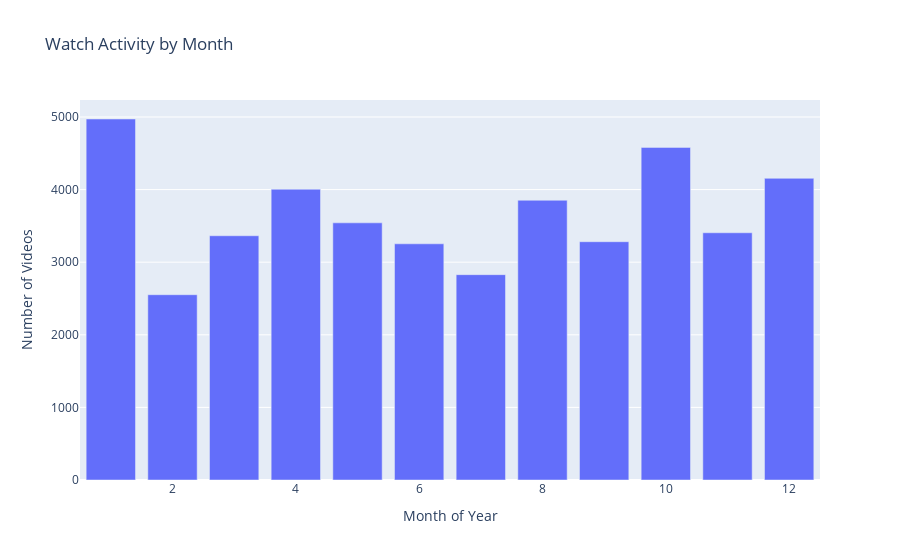

Here is the notebook cell this chart was saved with:
### Code cell
# Visualizes the watch activity by month using Plotly Express
fig = px.bar(
    monthly_df, # Use the monthly DataFrame for plotting
    x='month', # Use the month column for x-axis
    y='count', # Use the count of videos watched for y-axis
    title='Watch Activity by Month', # Set the title of the chart
    labels={'month': 'Month of Year', 'count': 'Number of Videos'}, # Set axis labels
    hover_data=['count'] # Show count in hover data
    )

fig.show() # Show the plot

### Figure 1 — Plotly figure (JSON) as saved in the notebook; plotly's stock layout.template omitted (floating-point values rounded to 4 significant figures)
{"data": [{"hovertemplate": "Month of Year=%{x}<br>Number of Videos=%{y}<extra></extra>", "legendgroup": "", "marker": {"color": "#636efa", "pattern": {"shape": ""}}, "name": "", "orientation": "v", "showlegend": false, "textposition": "auto", "type": "bar", "x": [1, 2, 3, 4, 5, 6, 7, 8, 9, 10, 11, 12], "xaxis": "x", "y": [4972, 2552, 3364, 4005, 3542, 3253, 2828, 3853, 3282, 4581, 3405, 4155], "yaxis": "y"}], "layout": {"barmode": "relative", "legend": {"tracegroupgap": 0}, "title": {"text": "Watch Activity by Month"}, "xaxis": {"anchor": "y", "domain": [0, 1], "title": {"text": "Month of Year"}}, "yaxis": {"anchor": "x", "domain": [0, 1], "title": {"text": "Number of Videos"}}}}
